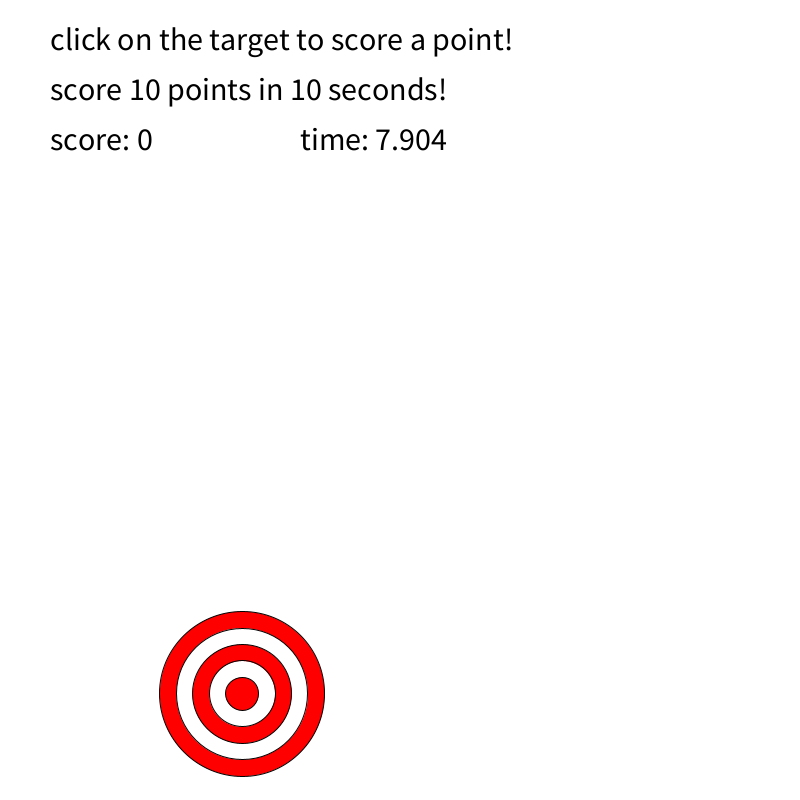
Frame 1 (no input)
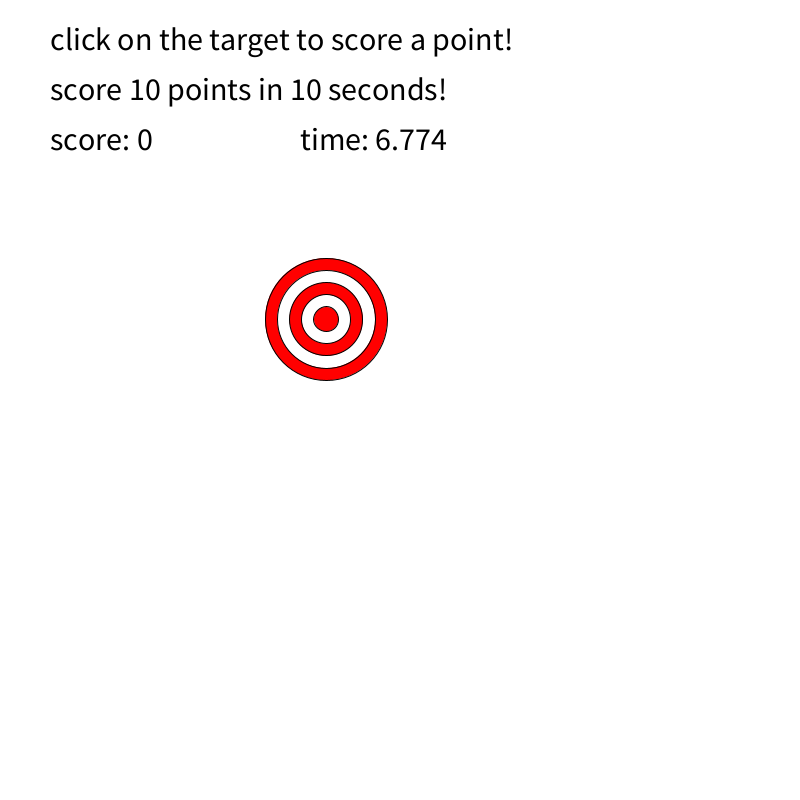
Frame 60 (the mouse pressed at the canvas centre just before this capture)
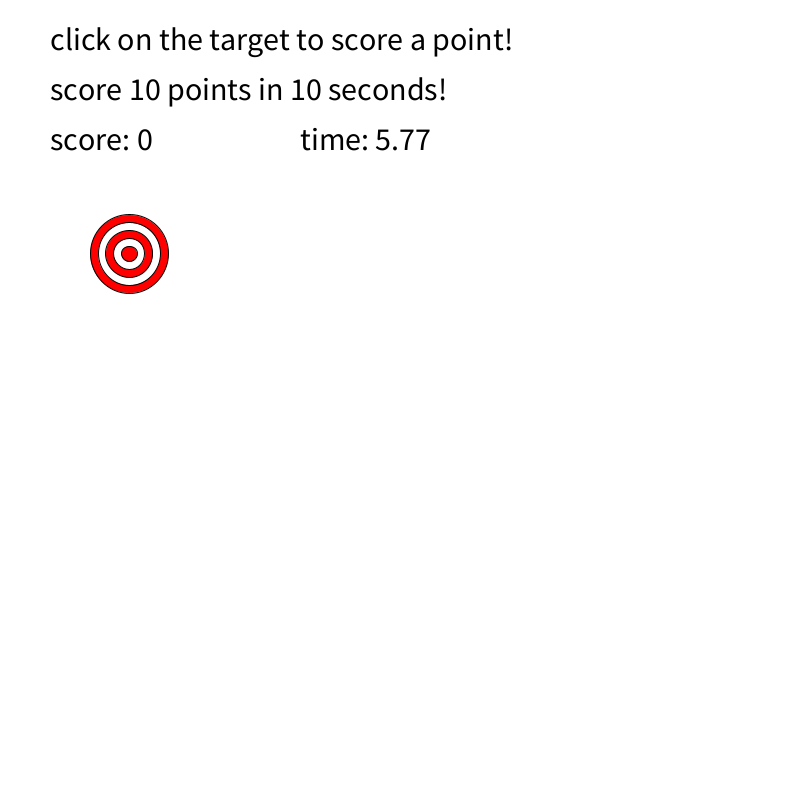
Frame 120 (the mouse held since frame 60 and released just before this capture)

The Processing sketch that drew these frames (run headless with seeded random() and noise(); from frame 60 on, the mouse is pressed at the canvas centre):

// Processing sketch: w04k_simpleGame
// ── w04k_simpleGame.pde
// code 1 fall 2019
// bryan ma

// a simple "game", using most of the tools we learned this week.
// conditionals form the backbone of the game system. you should
// be able to understand everything going on here if you read carefully.
// the code also makes use of functions to have a relatively clean
// setup() and draw() loop functions.

float x;
float y;
float xSpeed;
float ySpeed;
float radiusStart;
float radius;

float targetTime;
float timeToReset = 3000;

float endGameTime;
float timeToEndGame = 10000;

int score = 0;

void setup() {
  size(800, 800);
  resetTarget();
  resetGameTimer();
}

void draw() {
  background(255);
  if (millis() > targetTime) {
    resetTarget();
  }
  updateTarget();
  drawTarget();
  drawUI();
}

void mousePressed() {
  // if target is clicked, increment the score and reset the target
  if (dist(mouseX, mouseY, x, y) < radius) {
    score++;
    background(0);
    resetTarget();
  }

  // if game is over, click to restart
  if (millis() > endGameTime) {
    resetGameTimer();
    resetTarget();
    score = 0;
  }
}

// draw UI elements, including end game screen
void drawUI() {
  textSize(32);
  fill(0);

  text("click on the target to score a point!", 50, 50);
  text("score 10 points in 10 seconds!", 50, 100);
  text("score: " + score, 50, 150); 
  text("time: " + ((endGameTime - millis())/1000), 300, 150);

  if (millis() > endGameTime) {
    background(255);
    if (score > 10) {
      text("you won! click to play again", 150, 200);
    } else {
      text("you lost! click to play again", 150, 200);
    }
  }
}

// start the 10 second game timer
void resetGameTimer() {
  endGameTime = millis() + timeToEndGame;
}

// reset the target timer, speed, position, and radius
void resetTarget() {
  radiusStart = random(50, 100);
  x = random(radiusStart, width - radiusStart);
  y = random(radiusStart, height - radiusStart);
  xSpeed = random(-10, 10);
  ySpeed = random(-10, 10);
  targetTime = millis() + timeToReset;
}

// move the target around the screen like a bouncing ball
void updateTarget() {
  // change the radius over time based on the timer
  radius = map(targetTime - millis(), timeToReset, 0, radiusStart, 0);

  if (x > width - radius|| x < radius) {
    xSpeed *= -1;
  }
  if (y > height - radius || y < radius) {
    ySpeed *= -1;
  }

  x += xSpeed;
  y += ySpeed;
}

// draw a target at the x and y position
void drawTarget() {
  fill(255, 0, 0);
  ellipse(x, y, radius * 2, radius * 2);
  fill(255);
  ellipse(x, y, (radius*2) * 0.8, (radius*2) * 0.8);
  fill(255, 0, 0);
  ellipse(x, y, (radius*2) * 0.6, (radius*2) * 0.6);
  fill(255);
  ellipse(x, y, (radius*2) * 0.4, (radius*2) * 0.4);
  fill(255, 0, 0);
  ellipse(x, y, (radius*2) * 0.2, (radius*2) * 0.2);
}
